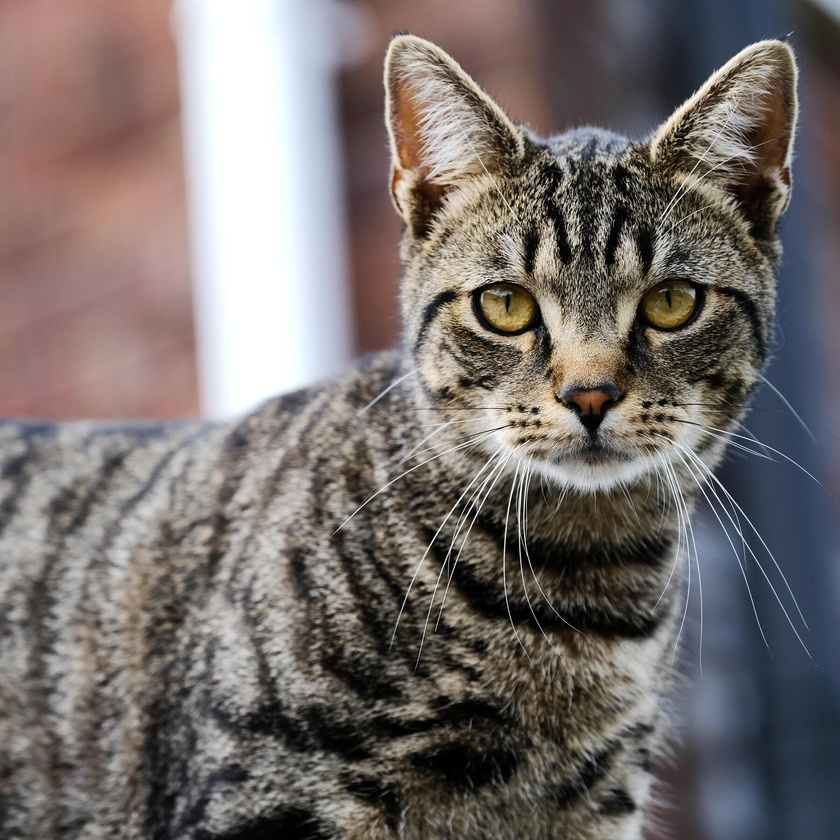
#> input picture cat.jpg, 840 x 840 px, shrunk from 1800 x 1800 before the run
$ jupyter execute image_proc_assignment1.ipynb
#> lines starting #> are read from the running program, lines starting #| are printed output that depends on the picture
[cell 1]
import cv2
import numpy as np
import matplotlib.pyplot as plt

[cell 2]
CHANNELS_TITLES = ["Red Channel", "Green Channel", "Blue Channel"]
def plot(images, labels):
    imgs_count = len(images)
    intensities = np.array(range(256))

    plt.figure(figsize=(14,14))
    for i in range(imgs_count):
        plt.subplot(imgs_count, 4, 1 + i * 4)
        plt.imshow(images[i])
        plt.title(labels[i])
        for c in range(3):
            plt.subplot(imgs_count, 4, i * 4 + c + 2)
            plt.bar(intensities, cv2.calcHist([images[i]], [c], None, [256], [0, 256])[:, 0], width = 5)
            plt.title(CHANNELS_TITLES[c])
            plt.xlabel('intensity')

    plt.subplots_adjust(left=0.1,
                    bottom=0.1,
                    right=0.9,
                    top=0.9,
                    wspace=0.4,
                    hspace=0.4)
    plt.show()

[cell 3]
img_bgr = cv2.imread("cat.jpg")
#> img_bgr is the input picture: shape (840, 840, 3); mean B, G, R 108.6, 110.7, 118.1
img_rgb = cv2.cvtColor(img_bgr, cv2.COLOR_BGR2RGB)
img_contrast = cv2.convertScaleAbs(img_rgb, alpha=1.35, beta=0)
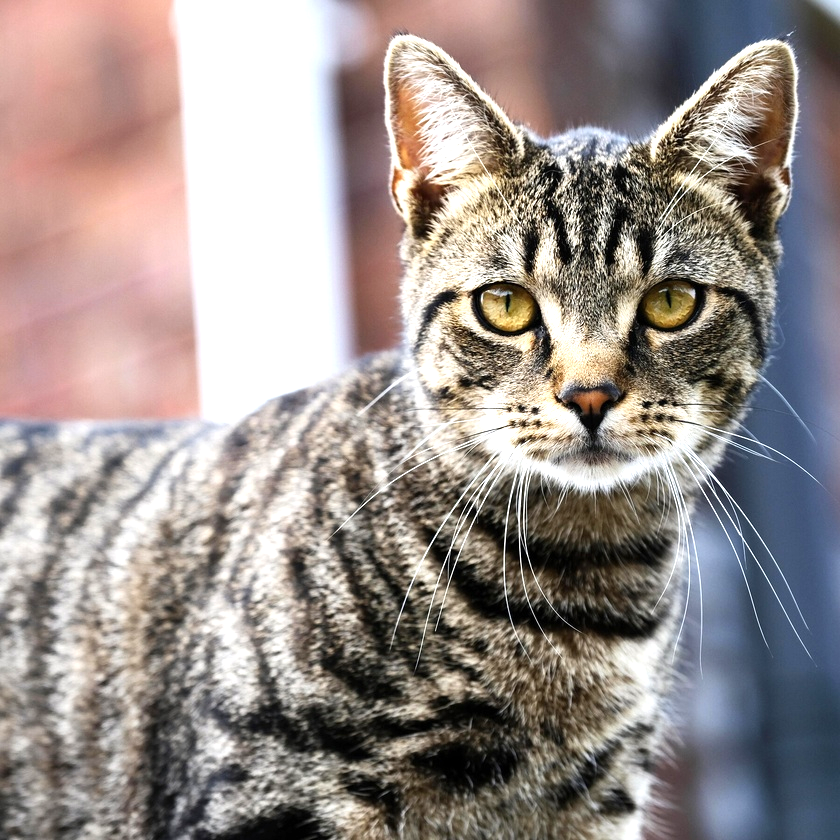
#> img_contrast: shape (840, 840, 3); mean R, G, B 153.4, 143.4, 140.1
img_contrast_bri = cv2.convertScaleAbs(img_contrast, alpha=1, beta=-30)
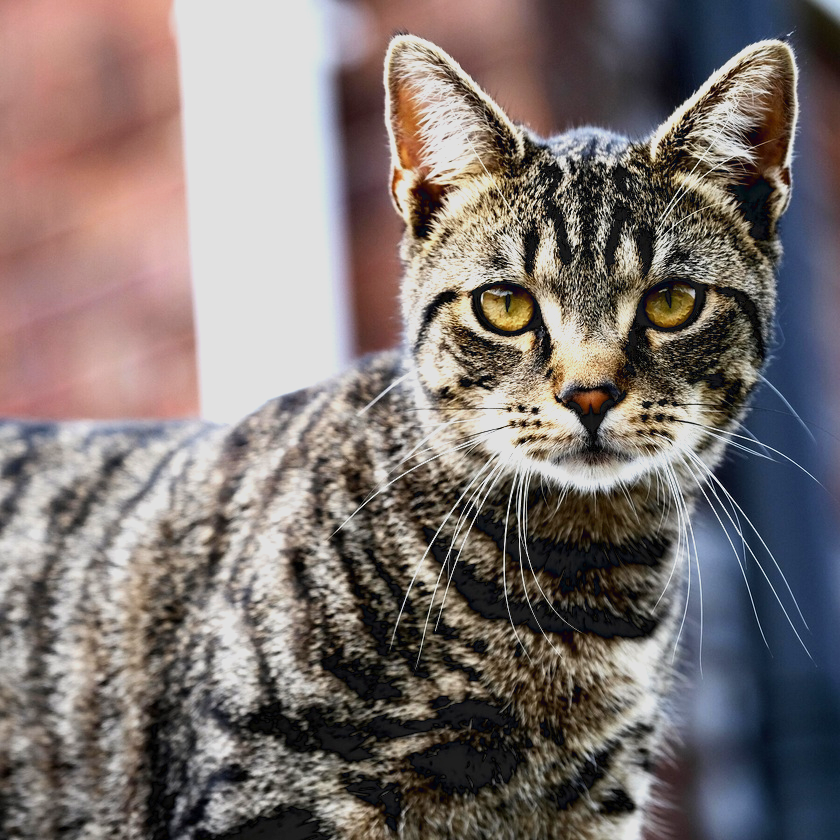
#> img_contrast_bri: shape (840, 840, 3); mean R, G, B 124.9, 115.1, 112.6
plot(
    [img_rgb, img_contrast, img_contrast_bri],
    [
        "Original",
        "Contrast+",
        "Contrast+ & Brightness-"
    ]
)
#> in plot, `imgs_count = len(images)`: imgs_count = 3
#> in plot, `plt.show()`:
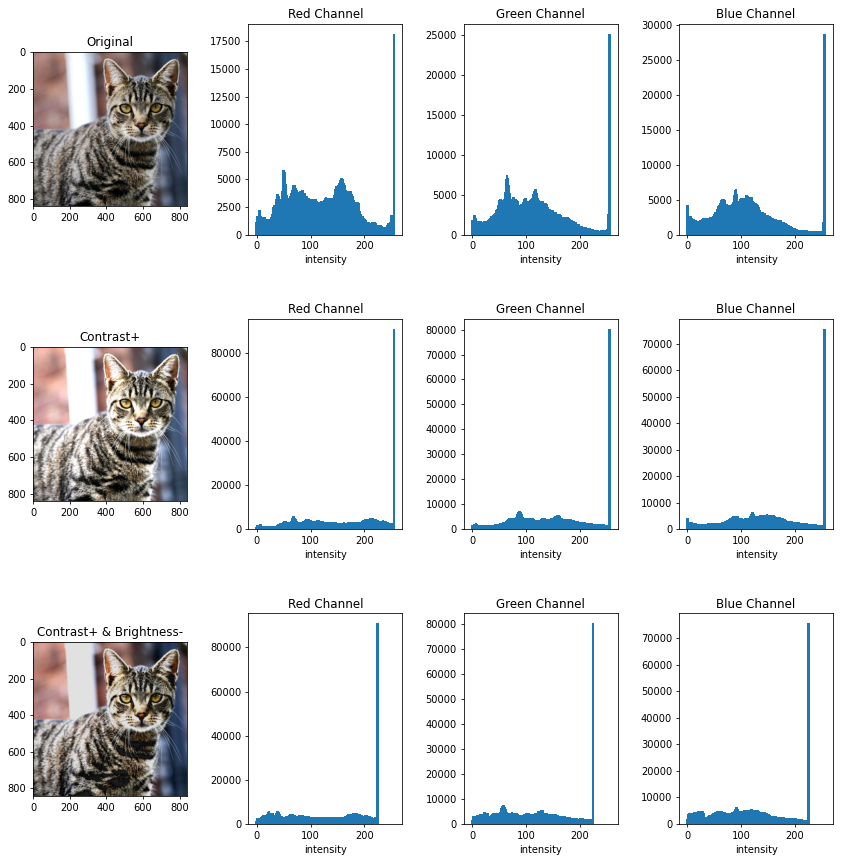
#> figure drawn by matplotlib, 12 panels; panel 2: tallest bar 18170 high, from x = 252.5 to 257.5; panel 3: tallest bar 25122 high, from x = 252.5 to 257.5; panel 4: tallest bar 28654 high, from x = 252.5 to 257.5; panel 6: tallest bar 90861 high, from x = 252.5 to 257.5
